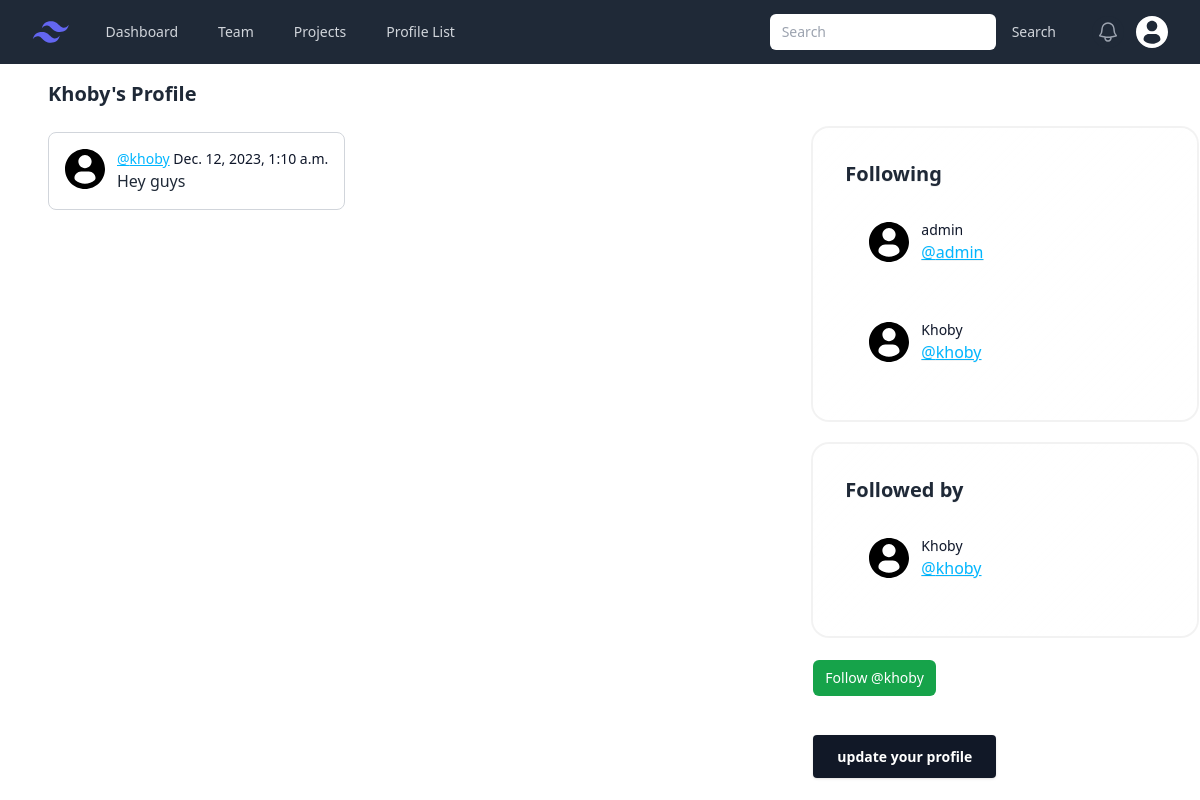
The page /Khoby (signed in) on the database its author committed.
### Social/models.py (models this page shows, shortened)
class UserProfile(models.Model):
    user = models.OneToOneField(User, on_delete=models.CASCADE)
    follows= models.ManyToManyField(
        'self', related_name='followed_by', symmetrical=False, blank= True
    )
    date_modified= models.DateTimeField(User, auto_now=True)
    def __str__(self):
        return self.user.username

class Twit(models.Model):
    user = models.ForeignKey(User, on_delete=models.DO_NOTHING)
    body = models.CharField(max_length= 200)
    twit_date= models.DateTimeField(auto_now_add= True)

### Social/views.py (the view)
# urls.py: path('<str:username>', views.profile, name='profile'),
def profile(request,username):
    if request.user.is_authenticated:
        userr = User.objects.get(username=username)
        profile= UserProfile.objects.get(user= userr)
        cuntUser= UserProfile.objects.get(user= User.objects.get(username=request.user))
        myTwits= Twit.objects.filter(user= userr).order_by('-twit_date')
        if request.method == "POST":
            if request.POST.get('follow'):
                cuntUser.follows.add(profile)
            elif request.POST.get('unfollow'):
                cuntUser.follows.remove(profile)
            cuntUser.save()
        context= {
            'user_profile': profile,
            'user': cuntUser.follows.all,
            'mytwits': myTwits,
        }
        return render(request, 'profile.html', context= context)
    else:
        messages.success(request, ('You must be logged in to view this page...'))
        return redirect('index')

### template/profile.html (shortened to what this page needs)
{% extends 'base.html' %}
{% load static %}
{% block nav %}
  {% include 'profilenavbar.html' %}
{% endblock %}
{% block content %}
{% if user_profile%}
    <div class="grid grid-cols-3 gap-3">
        <div class="p-4 col-span-2">
            <h1 class="text-xl font-bold text-gray-800">{{user_profile.user.username}}'s Profile</h1>
            <br>
            {% if mytwits %}
                {% for twit in mytwits %}
                    <ul role="list" class="p-4 rounded-lg border border-gray-300 max-w-fit mb-2">
                        <li class="flex py-4 first:pt-0 last:pb-0 ">
                            <figure></figure>
                            <div class="ml-3 overflow-hidden">
                            <p class="text-sm font-medium text-slate-900"> <a href="{% url 'profile' twit.user %}" class="link link-info">@{{twit.user|lower}}</a>  {{twit.twit_date}}</p>
                            <h1 class="font-normal ">{{twit.body}}</h1>
                            </div>
                        </li>
                    </ul>
                {% endfor %}
            {% endif %}
        </div>
        <div class="p-4">
            <br><br>
            <div class="card w-96 glass">
                <div class="card-body">
                <h2 class="card-title text-center">Following</h2>
                {% for following in user_profile.follows.all %}
                    <ul role="list" class="p-6 divide-y divide-slate-200">
                        <li class="flex py-4 first:pt-0 last:pb-0">
                            <figure></figure>
                            <div class="ml-3 overflow-hidden">
                            <p class="text-sm font-medium text-slate-900">{{following}}</p>
                            <a href="{% url 'profile' following.user.username %}" class="link link-info">
                                <h1 class="font-normal ">@{{following|lower}}</h1>
                            </a>
                            </div>
                        </li>
                    </ul>
                {% endfor %}
                </div>
            </div>
            <br>
            <div class="card w-96 glass">
                <div class="card-body">
                <h2 class="card-title text-center">Followed by</h2>
                {% for followed_by in user_profile.followed_by.all %}
                    <ul role="list" class="p-6 divide-y divide-slate-200">
                        <li class="flex py-4 first:pt-0 last:pb-0">
                            <figure></figure>
                            <div class="ml-3 overflow-hidden">
                            <p class="text-sm font-medium text-slate-900">{{followed_by}}</p>
                            <a href="{% url 'profile' followed_by.user.username %}" class="link link-info">
                                <h1 class="font-normal ">@{{followed_by|lower}}</h1>
                            </a>
                            </div>
                        </li>
                    </ul>
                {% endfor %}
                </div>
            </div>
            <br>
            <form method="POST">
                {% if user_profile in user %}
                    <button class="text-white bg-red-600 hover:bg-white hover:border hover:border-red-600 hover:text-red-600 rounded-md px-3 py-2 text-sm font-medium" name="unfollow" value="unfollow" type="submit">
                        Unfollow @{{user_profile.user.username| lower}}
                        </button>
                {% else %}
                    <button class="text-white bg-green-600 hover:bg-white hover:border hover:border-green-600 hover:text-green-600 rounded-md px-3 py-2 text-sm font-medium" name="follow" value="follow" type="submit">
                        Follow @{{user_profile.user.username| lower}}
                        </button>
                {% endif %}
            </form>
            <br><br>
            <a href="{% url 'update profile' %}" class="bg-gray-900 text-white text-center mx-auto hover:bg-gray-800 text-sm font-bold lowercase px-6 py-3 rounded shadow hover:shadow-lg outline-none focus:outline-none mr-1 mb-1" style="transition: all 0.15s ease 0s;">
                Update your profile
            </a>
        </div>
    </div>
{% endif  %}
{% endblock %}

### rows shown on the page
UserProfile: user.username "Khoby", user.username "khoby"
Twit: user "khoby", twit_date "Dec. 12, 2023, 1:10 a.m.", body "Hey guys"
UserProfile: user.username "admin"
